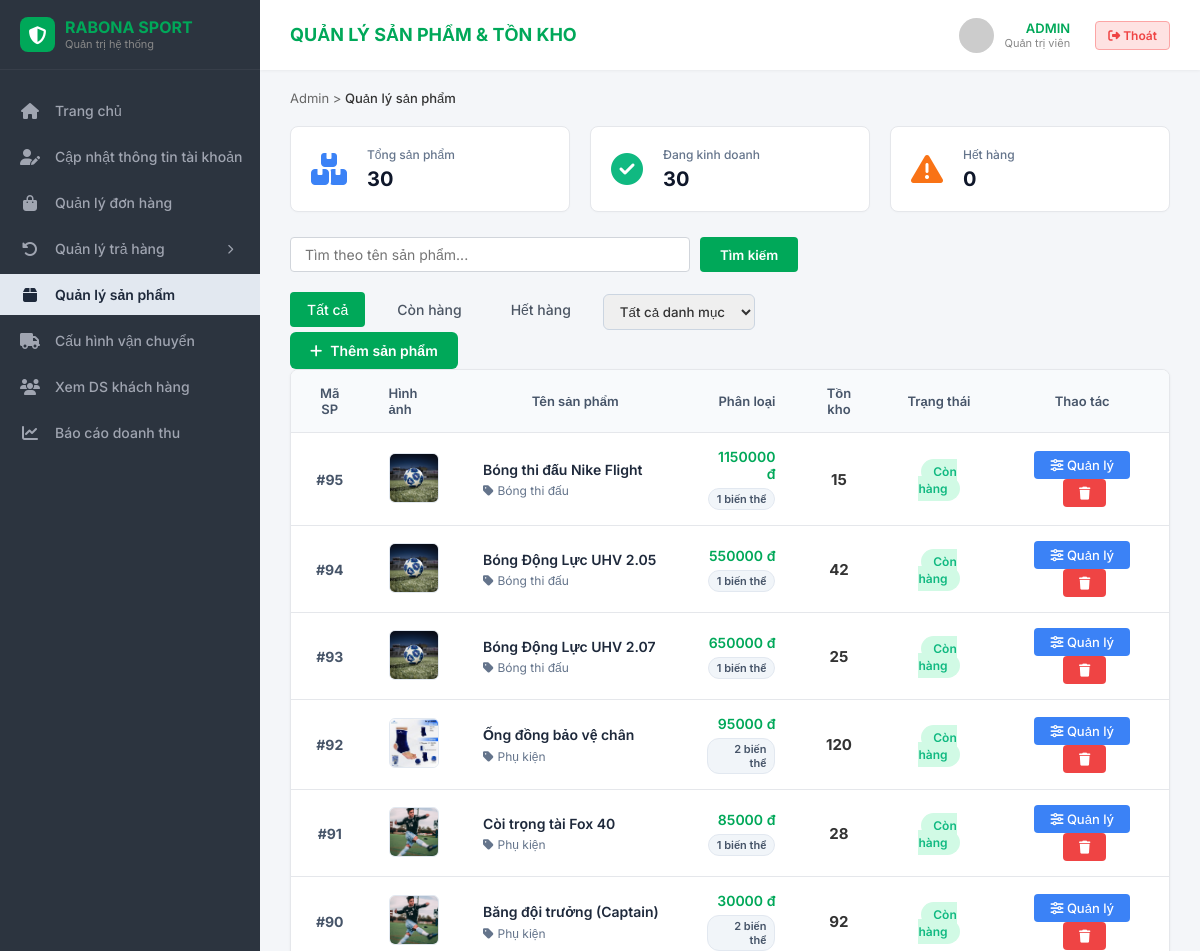
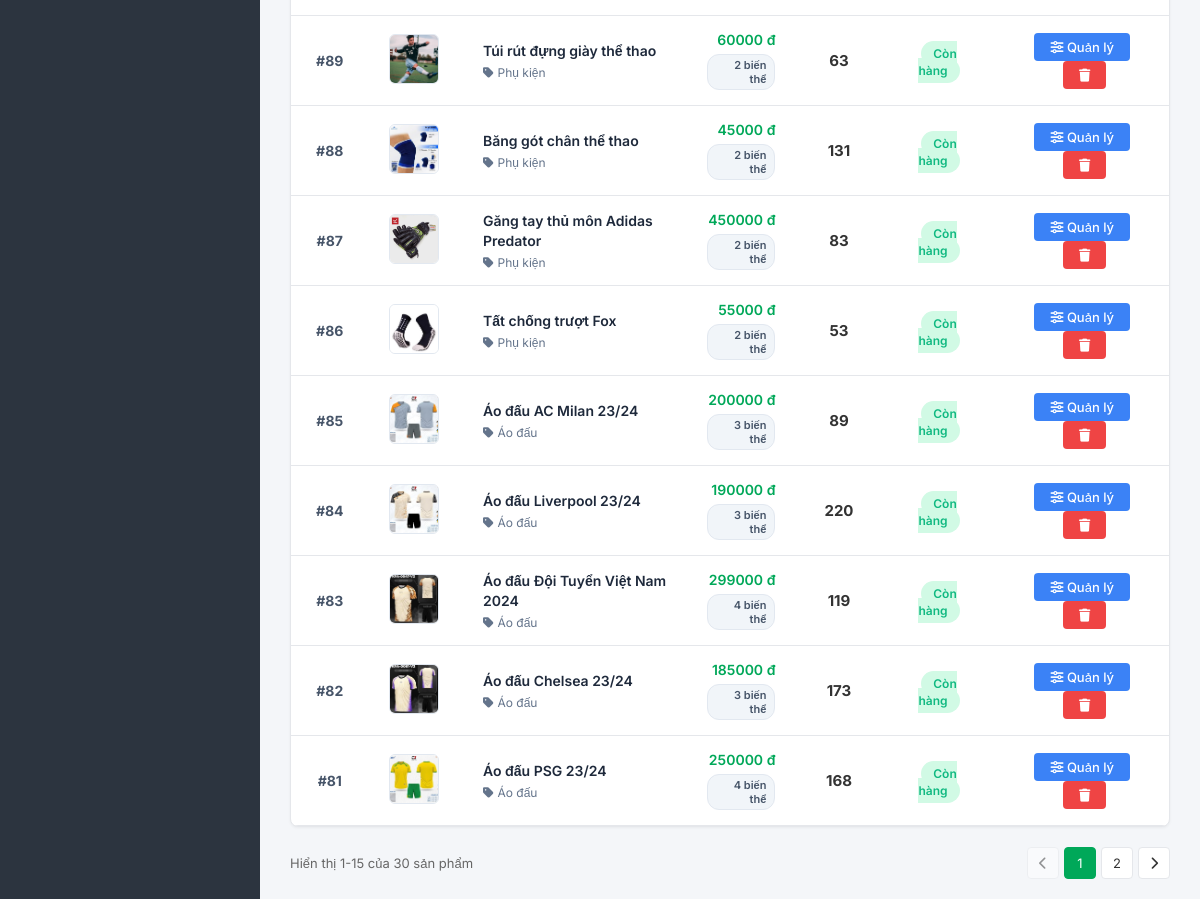
Screenshot of /admin-panel/san-pham/ (signed in) with the database file from the repository (2 pictures, top to bottom).
### store/models.py (models this page shows, shortened)
class Product(models.Model):
    category = models.ForeignKey(
        Category, on_delete=models.SET_NULL, null=True, blank=True,
        related_name='products', verbose_name='Danh mục'
    )
    name        = models.CharField(max_length=255, verbose_name='Tên sản phẩm')
    slug        = models.SlugField(unique=True)
    description = models.TextField(blank=True, verbose_name='Mô tả')
    price       = models.DecimalField(max_digits=12, decimal_places=0, verbose_name='Giá (đ)')
    sold        = models.PositiveIntegerField(default=0, verbose_name='Đã bán')
    image       = models.ImageField(upload_to='products/', blank=True, null=True, verbose_name='Ảnh chính')
    origin      = models.CharField(max_length=100, blank=True, verbose_name='Xuất xứ')
    gender      = models.CharField(
        max_length=20,
        choices=[('unisex', 'Unisex'), ('male', 'Nam'), ('female', 'Nữ')],
        default='unisex', verbose_name='Giới tính'
    )
    is_active   = models.BooleanField(default=True, verbose_name='Hiển thị')
    created_at  = models.DateTimeField(auto_now_add=True)
    updated_at  = models.DateTimeField(auto_now=True)
    class Meta:
        verbose_name = 'Sản phẩm'
        verbose_name_plural = 'Sản phẩm'
        ordering = ['-created_at']
    @property
    def display_image(self):
        if self.image:
            return self.image.url
        from django.templatetags.static import static
        if self.category:
            slug = self.category.slug
            if 'ao' in slug:
                idx = ((self.pk - 1) % 5) + 1
                return static(f'images/ao{idx}.png')
            elif 'bong' in slug:
                return static(f'images/bong1.png')
            elif 'phu-kien' in slug or 'phu_kien' in slug:
                return static(f'images/phu_kien1.png')
        idx = ((self.pk - 1) % 5) + 1
        return static(f'images/giay{idx}.png')
    @property
    def total_stock(self):
        return sum(v.stock for v in self.variants.all())

class Category(models.Model):
    name = models.CharField(max_length=100, verbose_name='Tên danh mục')
    slug = models.SlugField(unique=True)
    class Meta:
        verbose_name = 'Danh mục'
        verbose_name_plural = 'Danh mục'

class ProductVariant(models.Model):
    product     = models.ForeignKey(Product, on_delete=models.CASCADE, related_name='variants')
    color_name  = models.CharField(max_length=50, verbose_name='Màu sắc')
    color_hex   = models.CharField(max_length=7, default='#000000', verbose_name='Mã màu')
    size        = models.CharField(max_length=10, verbose_name='Size')
    stock       = models.PositiveIntegerField(default=0, verbose_name='Tồn kho')
    class Meta:
        verbose_name = 'Biến thể sản phẩm'
        verbose_name_plural = 'Biến thể sản phẩm'
        unique_together = ('product', 'color_name', 'size')

### admin_panel/views.py (the view)
    @login_required(login_url='/login/')
    def wrapper(request, *args, **kwargs):
        if not (request.user.is_staff or request.user.is_superuser):
            return redirect('store:home')
        return view_func(request, *args, **kwargs)

### admin_panel/views.py (called while the page is built)
def admin_required(view_func):
    @login_required(login_url='/login/')
    def wrapper(request, *args, **kwargs):
        if not (request.user.is_staff or request.user.is_superuser):
            return redirect('store:home')
        return view_func(request, *args, **kwargs)
    return wrapper

### store/context_processors.py (called while the page is built)
def cart_count(request):
    count = 0
    if request.user.is_authenticated:
        try:
            count = request.user.cart.total_items
        except Cart.DoesNotExist:
            pass
    return {'cart_count': count}

### store/models.py (called while the page is built)
    @property
    def total_items(self):
        return sum(item.quantity for item in self.items.all())

### templates/admin_panel/quan_ly_san_pham.html (shortened to what this page needs)
{% extends 'admin_panel/base_admin.html' %}
{% load humanize %}
{% block page_title %}QUẢN LÝ SẢN PHẨM & TỒN KHO{% endblock %}
{% block breadcrumb %}Admin > <span>Quản lý sản phẩm</span>{% endblock %}
{% block content %}
<div class="stats-cards">
    <div class="stat-card">
        <i class="fas fa-boxes stat-icon blue"></i>
        <div class="stat-info"><span class="stat-title">Tổng sản phẩm</span><span class="stat-value">{{ tong_san_pham }}</span></div>
    </div>
    <div class="stat-card">
        <i class="fas fa-check-circle stat-icon green"></i>
        <div class="stat-info"><span class="stat-title">Đang kinh doanh</span><span class="stat-value">{{ dang_kinh_doanh }}</span></div>
    </div>
    <div class="stat-card">
        <i class="fas fa-exclamation-triangle stat-icon orange"></i>
        <div class="stat-info"><span class="stat-title">Hết hàng</span><span class="stat-value">{{ het_hang }}</span></div>
    </div>
</div>
<form method="get" style="margin-bottom: 20px; display: flex; gap: 10px;">
    <input type="text" name="q" value="{{ search }}" placeholder="Tìm theo tên sản phẩm..."
           style="padding: 8px 14px; border: 1px solid #d1d5db; border-radius: 4px; font-size: 14px; flex: 1; max-width: 400px;">
    <button type="submit" style="padding: 8px 20px; background: var(--primary-green); color: white; border: none; border-radius: 4px; cursor: pointer; font-weight: 600;">Tìm kiếm</button>
</form>
<div class="filter-bar">
    <div class="filter-left">
        <div class="tabs" style="margin-bottom: 0;">
            <a href="?status=all&category={{ filter_category }}{% if search %}&q={{ search }}{% endif %}" class="tab-item {% if filter_status == 'all' or not filter_status %}active{% endif %}">Tất cả</a>
            <a href="?status=in_stock&category={{ filter_category }}{% if search %}&q={{ search }}{% endif %}" class="tab-item {% if filter_status == 'in_stock' %}active{% endif %}">Còn hàng</a>
            <a href="?status=out_of_stock&category={{ filter_category }}{% if search %}&q={{ search }}{% endif %}" class="tab-item {% if filter_status == 'out_of_stock' %}active{% endif %}">Hết hàng</a>
        </div>
        <select id="categoryFilter" class="select-category" onchange="window.location.href='?status={{ filter_status }}&category=' + this.value + '{% if search %}&q={{ search }}{% endif %}'">
            <option value="all">Tất cả danh mục</option>
        </select>
    </div>
    <button class="btn-add-inline" onclick="openModal('addProductModal')">
        <i class="fas fa-plus"></i> Thêm sản phẩm
    </button>
</div>
<div class="table-container">
    <table>
        <thead>
            <tr>
                <th>Mã SP</th>
                <th>Hình ảnh</th>
                <th>Tên sản phẩm</th>
                <th>Phân loại</th>
                <th>Tồn kho</th>
                <th>Trạng thái</th>
                <th>Thao tác</th>
            </tr>
        </thead>
        <tbody>
            {% for sp in danh_sach_san_pham %}
            {% with bv=sp.variants.first %}
            <tr>
                <td><span class="order-id" style="font-weight: 700; color: #475569;">#{{ sp.id }}</span></td>
                <td>
                    {% if bv and bv.product.display_image %}
                        <img src="{{ bv.product.display_image }}" alt="" style="width: 50px; height: 50px; object-fit: cover; border-radius: 6px; border: 1px solid #e2e8f0;">
                    {% else %}
                        <div style="width: 50px; height: 50px; background: #f8fafc; display: flex; align-items: center; justify-content: center; border-radius: 6px; border: 1px solid #e2e8f0;">
                            <i class="fas fa-box" style="color: #cbd5e1; font-size: 20px;"></i>
                        </div>
                    {% endif %}
                </td>
                <td style="text-align: left; max-width: 250px;">
                    <div style="font-weight: 600; color: #1e293b; line-height: 1.4;">{{ sp.name }}</div>
                    <div style="font-size: 12px; color: #64748b; margin-top: 4px;"><i class="fas fa-tag" style="margin-right: 4px;"></i>{{ sp.category.name|default:"Chưa phân loại" }}</div>
                </td>
                <td>
                    <div style="font-weight: 600; color: var(--primary-green);">{{ sp.price|floatformat:0 }} đ</div>
                    <span class="variant-tag">{{ sp.variants.count }} biến thể</span>
                </td>
                <td>
                    <div style="font-weight: 700; font-size: 15px;">{{ sp.total_stock }}</div>
                </td>
                <td>
                    {% if sp.total_stock > 0 %}
                        <span style="color: #10b981; font-weight: 600; background: #d1fae5; padding: 5px 12px; border-radius: 20px; font-size: 12px;">Còn hàng</span>
                    {% else %}
                        <span style="color: #ef4444; font-weight: 600; background: #fee2e2; padding: 5px 12px; border-radius: 20px; font-size: 12px;">Hết hàng</span>
                    {% endif %}
                </td>
                <td>
                    <button class="btn-action btn-view" onclick="openModal('editProductModal_{{ sp.id }}')" style="background-color: #3b82f6;">
                        <i class="fas fa-sliders-h"></i> Quản lý
                    </button>
                    <button class="btn-action btn-edit" onclick="openDeleteModal('{{ sp.id }}', '{{ sp.name|escapejs }}')" style="background-color: #ef4444; margin-left: 5px;">
                        <i class="fas fa-trash"></i>
                    </button>
                </td>
            </tr>
            {% endwith %}
            {% empty %}
            <tr><td colspan="7" style="text-align: center; padding: 50px; color: #64748b; font-size: 15px;">Không tìm thấy sản phẩm nào phù hợp với bộ lọc.</td></tr>
            {% endfor %}
        </tbody>
    </table>
</div>
{% if danh_sach_san_pham.paginator.count > 0 %}
<div class="pagination-bar">
    <div>Hiển thị {{ danh_sach_san_pham.start_index }}-{{ danh_sach_san_pham.end_index }} của {{ danh_sach_san_pham.paginator.count }} sản phẩm</div>
    <ul class="pagination">
        {% if danh_sach_san_pham.has_previous %}
            <li class="page-item">
                <a href="?page={{ danh_sach_san_pham.previous_page_number }}&status={{ filter_status }}&category={{ filter_category }}{% if search %}&q={{ search }}{% endif %}">
                    <i class="fas fa-chevron-left"></i>
                </a>
            </li>
        {% else %}
            <li class="page-item" style="opacity: 0.5; pointer-events: none;">
                <i class="fas fa-chevron-left"></i>
            </li>
        {% endif %}
        {% for num in danh_sach_san_pham.paginator.page_range %}
            {% if danh_sach_san_pham.number == num %}
                <li class="page-item active">{{ num }}</li>
            {% elif num > danh_sach_san_pham.number|add:'-3' and num < danh_sach_san_pham.number|add:'3' %}
                <li class="page-item">
                    <a href="?page={{ num }}&status={{ filter_status }}&category={{ filter_category }}{% if search %}&q={{ search }}{% endif %}">{{ num }}</a>
                </li>
            {% endif %}
        {% endfor %}
        {% if danh_sach_san_pham.has_next %}
            <li class="page-item">
                <a href="?page={{ danh_sach_san_pham.next_page_number }}&status={{ filter_status }}&category={{ filter_category }}{% if search %}&q={{ search }}{% endif %}">
                    <i class="fas fa-chevron-right"></i>
                </a>
            </li>
        {% else %}
            <li class="page-item" style="opacity: 0.5; pointer-events: none;">
                <i class="fas fa-chevron-right"></i>
            </li>
        {% endif %}
    </ul>
</div>
{% endif %}
{% endblock %}

### templates/admin_panel/base_admin.html (shortened to what this page needs)
<!DOCTYPE html>
<html lang="vi">
<head>
    <link rel="stylesheet" href="https://cdnjs.cloudflare.com/ajax/libs/font-awesome/6.4.0/css/all.min.css">
</head>
<body>
    <aside class="sidebar">
        <div class="brand">
            <div class="brand-icon"><i class="fas fa-shield-alt" style="color: white;"></i></div>
            <div class="brand-text">
                <span class="title">RABONA SPORT</span>
                <span class="subtitle">Quản trị hệ thống</span>
            </div>
        </div>
        <ul class="menu">
            <li class="menu-item {% if request.resolver_match.url_name == 'dashboard' %}active{% endif %}">
                <a href="{% url 'admin_panel:dashboard' %}" class="menu-link"><i class="fas fa-home"></i> <span class="menu-text">Trang chủ</span></a>
            </li>
            <li class="menu-item {% if request.resolver_match.url_name == 'cap_nhat_tai_khoan' %}active{% endif %}">
                <a href="{% url 'admin_panel:cap_nhat_tai_khoan' %}" class="menu-link">
                    <i class="fas fa-user-edit"></i>
                    <span class="menu-text">Cập nhật thông tin tài khoản</span>
                </a>
            </li>
            <li class="menu-item {% if request.resolver_match.url_name == 'don_hang' %}active{% endif %}">
                <a href="{% url 'admin_panel:don_hang' %}" class="menu-link">
                    <i class="fas fa-shopping-bag"></i> <span class="menu-text">Quản lý đơn hàng</span>
                </a>
            </li>
            <li class="menu-item has-submenu">
                <a href="javascript:void(0)" class="menu-link" onclick="toggleSubmenu(this)">
                    <i class="fas fa-undo-alt"></i> <span class="menu-text">Quản lý trả hàng</span>
                    <i class="fas fa-chevron-right arrow-icon" style="margin-left: auto; font-size: 10px;"></i>
                </a>
            </li>
            <li class="menu-item {% if request.resolver_match.url_name == 'san_pham' %}active{% endif %}">
                <a href="{% url 'admin_panel:san_pham' %}" class="menu-link">
                    <i class="fas fa-box"></i>
                    <span class="menu-text">Quản lý sản phẩm</span>
                </a>
            </li>
            <li class="menu-item {% if request.resolver_match.url_name == 'phi_ship' %}active{% endif %}">
                <a href="{% url 'admin_panel:phi_ship' %}" class="menu-link">
                    <i class="fas fa-truck"></i>
                    <span class="menu-text">Cấu hình vận chuyển</span>
                </a>
            </li>
            <li class="menu-item {% if request.resolver_match.url_name == 'khach_hang' %}active{% endif %}">
                <a href="{% url 'admin_panel:khach_hang' %}" class="menu-link">
                    <i class="fas fa-users"></i>
                    <span class="menu-text">Xem DS khách hàng</span>
                </a>
            </li>
            <li class="menu-item {% if request.resolver_match.url_name == 'doanh_thu' %}active{% endif %}">
                <a href="{% url 'admin_panel:doanh_thu' %}" class="menu-link">
                    <i class="fas fa-chart-line"></i>
                    <span class="menu-text">Báo cáo doanh thu</span>
                </a>
            </li>
        </ul>
    </aside>
    <main class="main-content">
        <header class="topbar">
            <div class="page-header-title">{% block page_title %}TỔNG QUAN HỆ THỐNG{% endblock %}</div>
            <div class="topbar-right">
                <div class="user-profile">
                    <img src="https://ui-avatars.com/api/?name={{ user.username }}&background=f3f4f6&color=333" alt="Admin">
                    <div class="user-info">
                        <span class="name">{{ user.username|upper }}</span>
                        <span class="role">Quản trị viên</span>
                    </div>
                    <form method="post" action="{% url 'logout' %}" style="display:inline;">
                        <button type="submit" class="btn-logout">
                            <i class="fas fa-sign-out-alt"></i> Thoát
                        </button>
                    </form>
                </div>
            </div>
        </header>
        <div class="content-body">
            <div class="breadcrumb">
                {% block breadcrumb %}Admin > <span>Trang chủ</span>{% endblock %}
            </div>
            {% block content %}
            {% endblock %}
        </div>
    </main>
</body>
</html>

### rows the page displays
Product: id "95", name "Bóng thi đấu Nike Flight", category.name "Bóng thi đấu", price "1150000", variants.count "1", total_stock "15", shows "Còn hàng"
Product: id "94", name "Bóng Động Lực UHV 2.05", category.name "Bóng thi đấu", price "550000", variants.count "1", total_stock "42", shows "Còn hàng"
Product: id "93", name "Bóng Động Lực UHV 2.07", category.name "Bóng thi đấu", price "650000", variants.count "1", total_stock "25", shows "Còn hàng"
Product: id "92", variants.first.product.display_image (picture), name "Ống đồng bảo vệ chân", category.name "Phụ kiện", price "95000", variants.count "2", total_stock "120", shows "Còn hàng"
Product: id "91", name "Còi trọng tài Fox 40", category.name "Phụ kiện", price "85000", variants.count "1", total_stock "28", shows "Còn hàng"
Product: id "90", name "Băng đội trưởng (Captain)", category.name "Phụ kiện", price "30000", variants.count "2", total_stock "92", shows "Còn hàng"
Product: id "89", name "Túi rút đựng giày thể thao", category.name "Phụ kiện", price "60000", variants.count "2", total_stock "63", shows "Còn hàng"
Product: id "88", variants.first.product.display_image (picture), name "Băng gót chân thể thao", category.name "Phụ kiện", price "45000", variants.count "2", total_stock "131", shows "Còn hàng"
Product: id "87", variants.first.product.display_image (picture), name "Găng tay thủ môn Adidas Predator", category.name "Phụ kiện", price "450000", variants.count "2", total_stock "83", shows "Còn hàng"
Product: id "86", variants.first.product.display_image (picture), name "Tất chống trượt Fox", category.name "Phụ kiện", price "55000", variants.count "2", total_stock "53", shows "Còn hàng"
Product: id "85", variants.first.product.display_image (picture), name "Áo đấu AC Milan 23/24", category.name "Áo đấu", price "200000", variants.count "3", total_stock "89", shows "Còn hàng"
Product: id "84", variants.first.product.display_image (picture), name "Áo đấu Liverpool 23/24", category.name "Áo đấu", price "190000", variants.count "3", total_stock "220", shows "Còn hàng"
Product: id "83", variants.first.product.display_image (picture), name "Áo đấu Đội Tuyển Việt Nam 2024", category.name "Áo đấu", price "299000", variants.count "4", total_stock "119", shows "Còn hàng"
Product: id "82", variants.first.product.display_image (picture), name "Áo đấu Chelsea 23/24", category.name "Áo đấu", price "185000", variants.count "3", total_stock "173", shows "Còn hàng"
Product: id "81", variants.first.product.display_image (picture), name "Áo đấu PSG 23/24", category.name "Áo đấu", price "250000", variants.count "4", total_stock "168", shows "Còn hàng"

### other values shown
{{ user.username|upper }} "ADMIN"
{{ tong_san_pham }} "30"
{{ dang_kinh_doanh }} "30"
{{ het_hang }} "0"
{{ danh_sach_san_pham.start_index }} "1"
{{ danh_sach_san_pham.end_index }} "15"
{{ danh_sach_san_pham.paginator.count }} "30"
{{ num }} "1"
{{ num }} "2"
